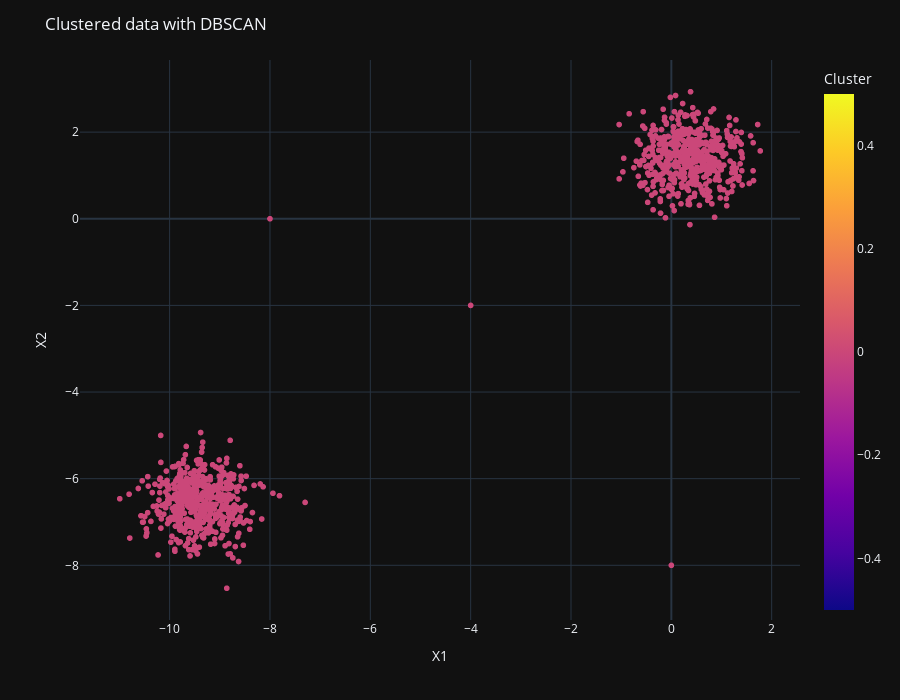

Notebook code for this chart:
### Code cell
dbscan = DBSCAN(eps=10)
display_categories(dbscan, two_blobs_outliers)

### Figure 1 — Plotly figure (JSON) as saved in the notebook; plotly's stock layout.template omitted (floating-point values rounded to 4 significant figures; data arrays with more than 128 entries replaced by an {"elided": "..."} marker saying what was removed)
{"data": [{"hovertemplate": "X1=%{x}<br>X2=%{y}<br>Cluster=%{marker.color}<extra></extra>", "legendgroup": "", "marker": {"color": {"elided": "1003 int values"}, "coloraxis": "coloraxis", "symbol": "circle"}, "mode": "markers", "name": "", "showlegend": false, "x": {"elided": "1003 float values"}, "xaxis": "x", "y": {"elided": "1003 float values"}, "yaxis": "y", "type": "scattergl"}], "layout": {"xaxis": {"anchor": "y", "domain": [0.0, 1.0], "title": {"text": "X1"}}, "yaxis": {"anchor": "x", "domain": [0.0, 1.0], "title": {"text": "X2"}}, "coloraxis": {"colorbar": {"title": {"text": "Cluster"}}, "colorscale": [[0.0, "#0d0887"], [0.1111, "#46039f"], [0.2222, "#7201a8"], [0.3333, "#9c179e"], [0.4444, "#bd3786"], [0.5556, "#d8576b"], [0.6667, "#ed7953"], [0.7778, "#fb9f3a"], [0.8889, "#fdca26"], [1.0, "#f0f921"]]}, "legend": {"tracegroupgap": 0}, "margin": {"t": 60}, "width": 900, "height": 700, "title": {"text": "Clustered data with DBSCAN"}}}
